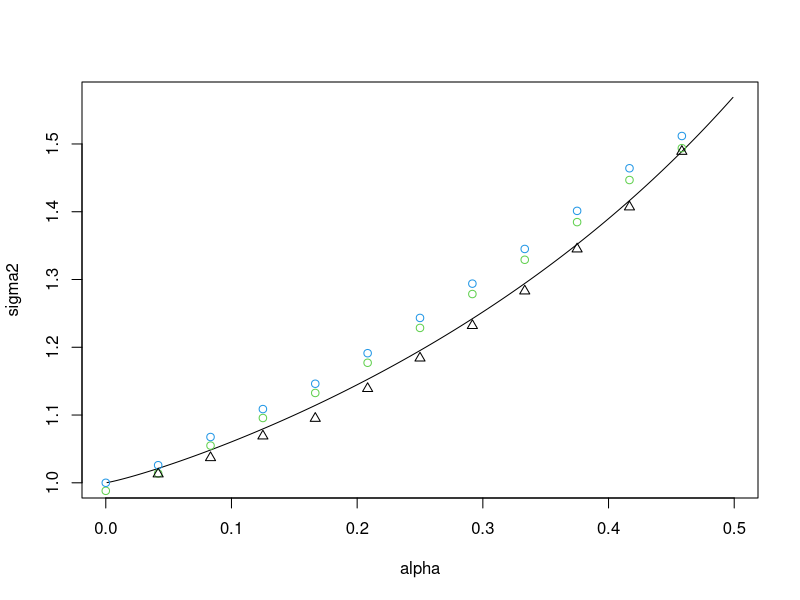
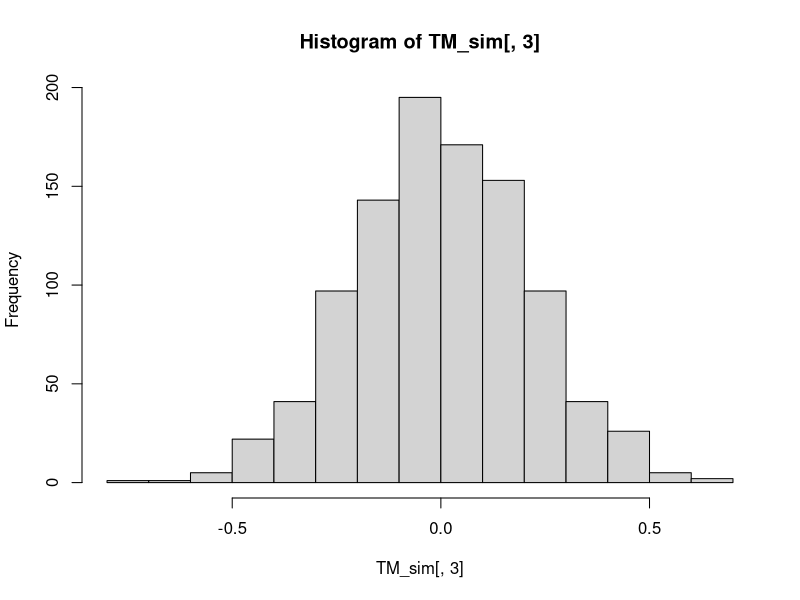
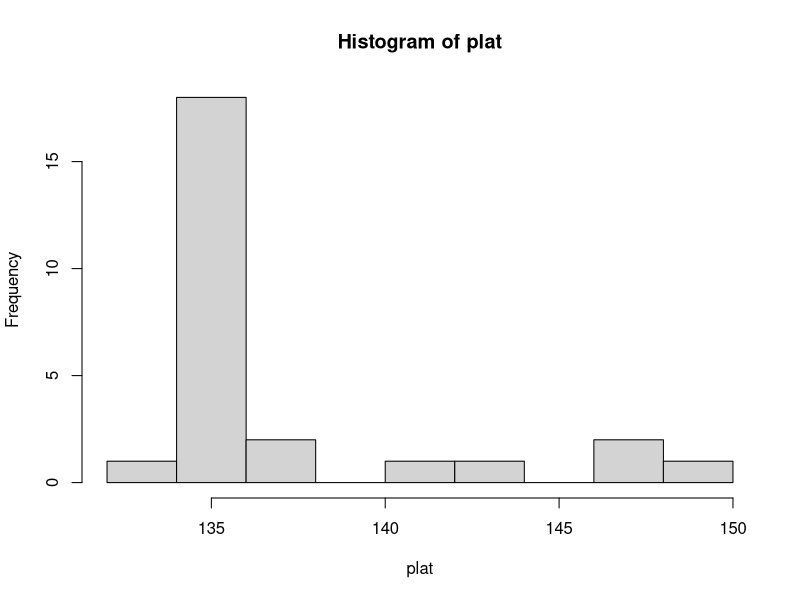
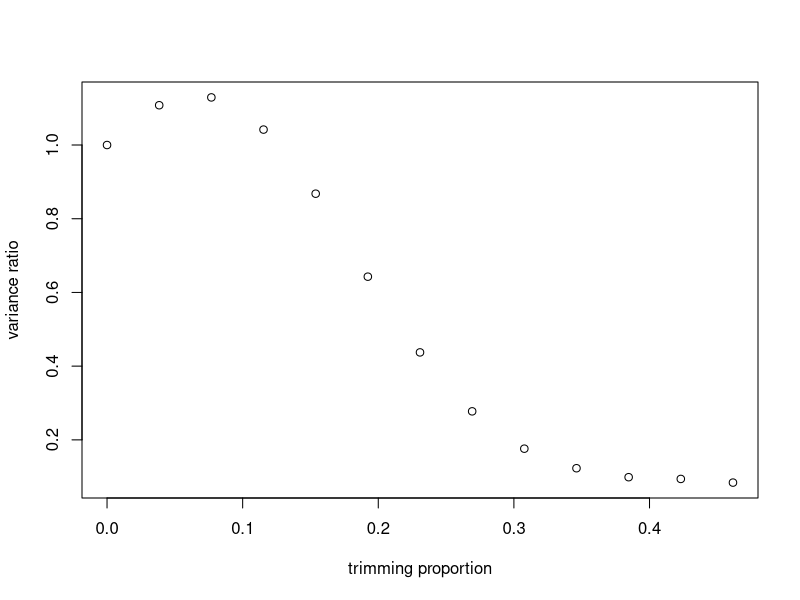
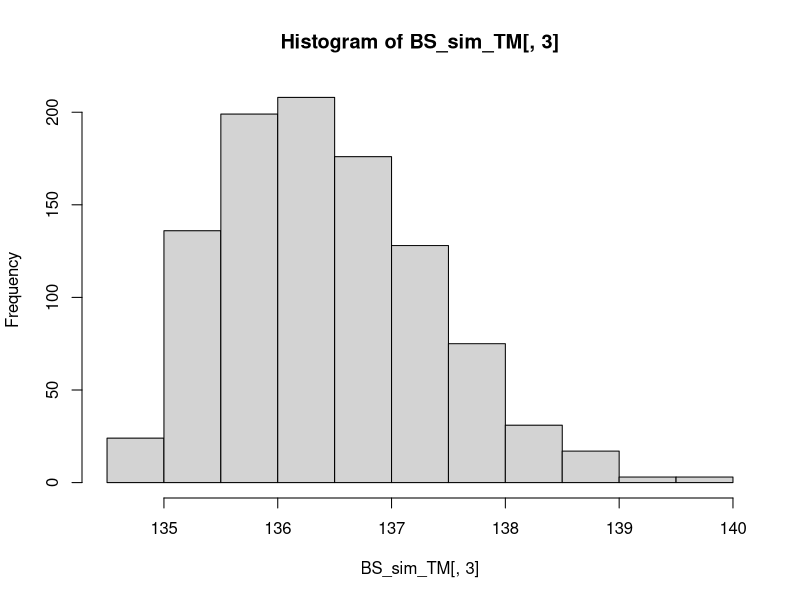
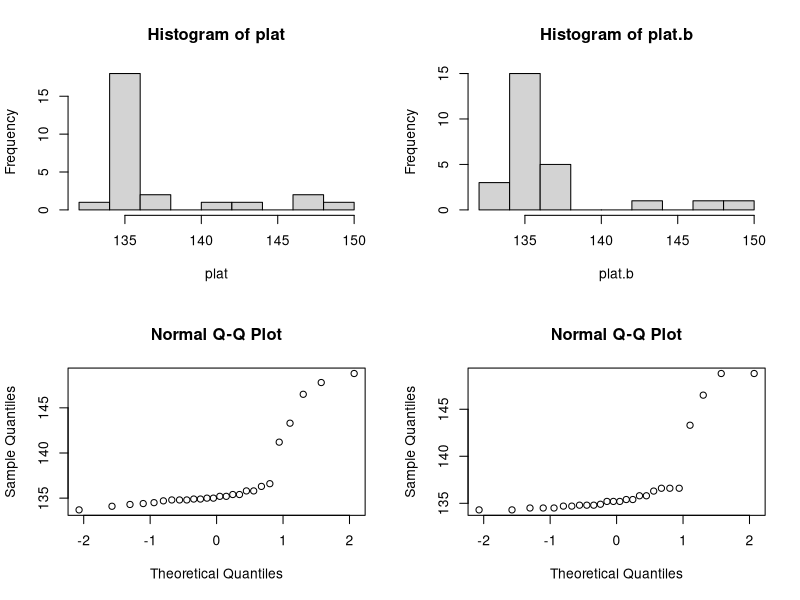
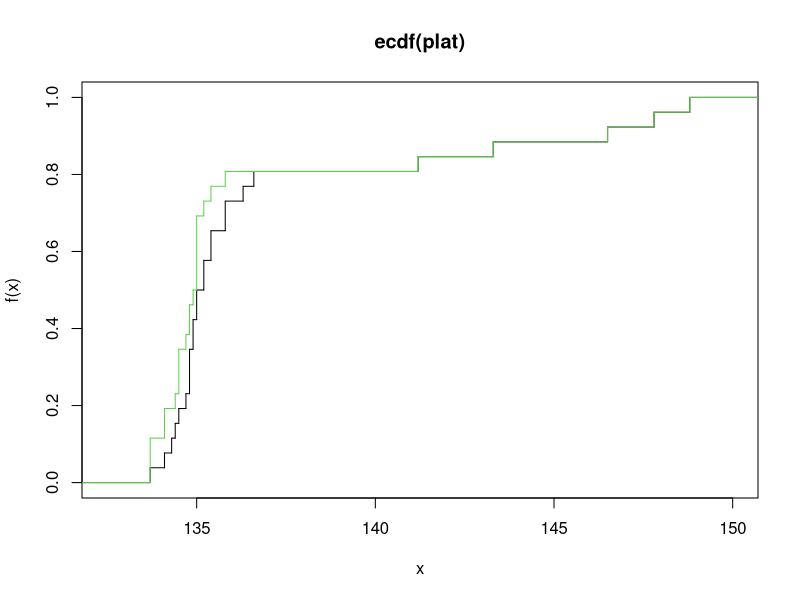
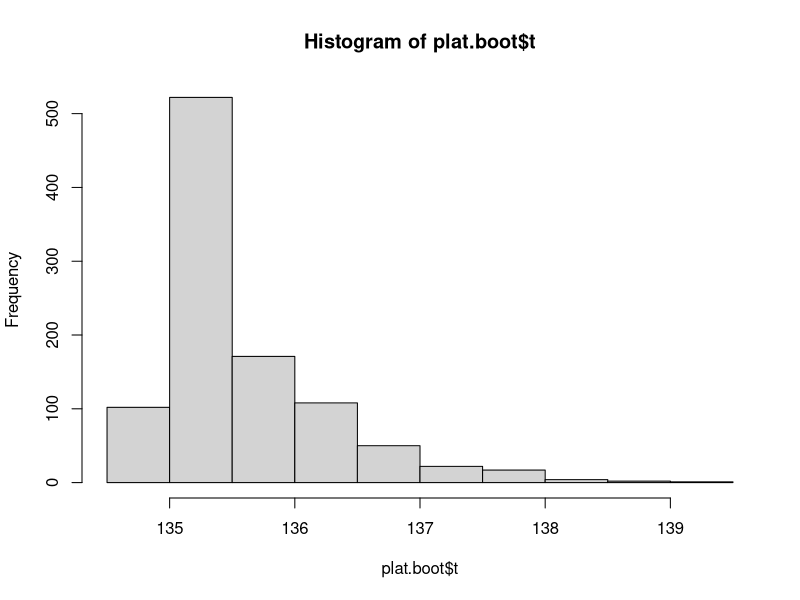

These figures' R source, in order:
##################################
## Variance of the trimmed mean ##
##################################

alpha <- seq(0.001,0.499,0.001)
a <- qnorm(1-alpha)
# variance derived using asymptotic result
sigma2 <- 2*(0.5+alpha*(a^2-1) - a*dnorm(a))/(1-2*alpha)^2
plot(alpha,sigma2,type="l")

# Do simulation
N <- 1000
x <- matrix(rnorm(24*N),nrow=N,ncol=24)
TM_sim <- matrix(0,N,12)
for (k in (0:11)) TM_sim[,k+1] <- apply(x,1,mean,trim=k/24)
var.trim <- apply(TM_sim^2,2,mean)
points((0:11)/24,24*var.trim,col=3)  # Standard estimator
##Comment: We plot 'n x VarEst(trimmed mean)', n=24, for better comparison with the ratio estimator below
points((0:11)/24,var.trim/var.trim[1],col=4) # Alternative: ratio estimator

# comparing with Hertzsprung's simulation results 
points((1:11)/24,c(1.013,1.037,1.069,1.095,1.139,1.184,1.232,1.283,
                   1.345,1.407,1.489),pch=2)

##Show distribution of trimmed mean
hist(TM_sim[,3])


###############
## Bootstrap ##
###############

# Data set used: Sublimation heat of platinum, from Rice, Chap. 10.4
plat <- c(136.3,136.6,135.8,135.4,134.7,135.0,134.1,143.3,147.8,148.8,134.8,
          135.2,134.9,146.5,141.2,135.4,134.8,135.8,135.0,133.7,134.4,134.9,
          134.8,134.5,134.3,135.2)
hist(plat)
n <- length(plat)

# direct implementation of the bootstrap
m <- floor((n-1)/2)
N <- 1000
x <- matrix(sample(plat,size=n*N,replace=TRUE),nrow=N,ncol=n)
BS_sim_TM <- matrix(0,N,m+1)
for (k in (0:m)) BS_sim_TM[,k+1] <- apply(x,1,mean,trim=k/n)
var.trim <- apply(BS_sim_TM,2,var)
plot((0:m)/n,var.trim/var.trim[1],ylab="variance ratio",
     xlab="trimming proportion")
hist(BS_sim_TM[,3])
round(sqrt(var.trim),3)


# Comparing the real data with bootstrap samples
#Using histograms
par(mfrow=c(2,2)) 
hist(plat,breaks <- seq(132,150,2)) 
plat.b <- plat[ceiling(n*runif(n))] # Bootstrap sample 
##plat.b <- sample(plat,size=n,replace=T) # does the same thing
hist(plat.b,breaks <- seq(132,150,2))
plat.f <- factor(plat) # values which occur, sorted, without ties
table(plat.f) # frequencies in the original sample
table(factor(plat.b,levels=levels(plat.f)))# frequencies in the bootstrap sample
#Using the normal plot
qqnorm(plat) 
plat.b <- plat[ceiling(n*runif(n))]
qqnorm(plat.b) #Normalplot of a bootstrap sample 
#Using the distribution function
par(mfrow=c(1,1))
plot.stepfun(plat,verticals=T,do.points=F) # empirical distribution function
plat.b <- plat[ceiling(n*runif(n))]
plot.stepfun(plat.b,verticals=T,do.points=F,add=T,col.hor=3,col.vert=3)
# empirical distribution function of the bootstrap sample


# Using functions of 'boot' package
library("boot")
help(boot)
t.mean <- function(d,ind) mean(d[ind],trim=0.2)
plat.boot <- boot(plat, t.mean, R=999, stype="i")
hist(plat.boot$t)
sqrt(var(plat.boot$t))
qqnorm(plat.boot$t)
boot.ci(plat.boot, conf=c(0.80,0.95),type=c("norm","basic","perc","bca"))
# confidence intervals using the bootstrap. All methods except norm
# correct for skewness of the trimmed mean.

